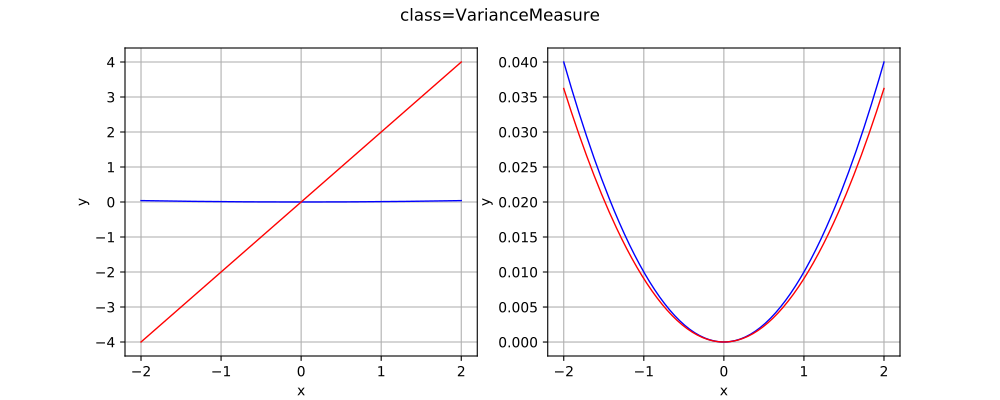

Recreate this plot in Python.
import openturns as ot
import otrobopt
from matplotlib import pyplot as plt
from openturns.viewer import View

thetaDist = ot.Normal(2.0, 0.1)
if 'VarianceMeasure' == 'WorstCaseMeasure':
    thetaDist = ot.Uniform(-1.0, 4.0)
elif 'ChanceMeasure' in 'VarianceMeasure':
    thetaDist = ot.Normal(1.0, 1.0)

f_base = ot.Function(['x', 'theta'], ['y'], ['x*theta'])
f = ot.Function(f_base, [1], thetaDist.getMean())

if 'VarianceMeasure' == 'JointChanceMeasure':
    measure = otrobopt.JointChanceMeasure(f, thetaDist, ot.GreaterOrEqual(), 0.95)
elif 'VarianceMeasure' == 'IndividualChanceMeasure':
    measure = otrobopt.IndividualChanceMeasure(f,thetaDist, ot.GreaterOrEqual(), [0.95])
elif 'VarianceMeasure' == 'MeanStandardDeviationTradeoffMeasure':
    measure =  otrobopt.MeanStandardDeviationTradeoffMeasure(f, thetaDist, [0.8])
elif 'VarianceMeasure' == 'QuantileMeasure':
    measure =  otrobopt.QuantileMeasure(f, thetaDist, 0.99)
else:
    measure = otrobopt.VarianceMeasure(f, thetaDist)

N = 10
experiment = ot.LHSExperiment(N)
factory = otrobopt.MeasureFactory(experiment)
discretizedMeasure = factory.build(measure)

continuous_measure = otrobopt.MeasureFunction(measure)
discretized_measure = otrobopt.MeasureFunction(discretizedMeasure)

x_min = -2.0
x_max = 2.0
n_points = 128

parametric_graph = f.draw(x_min, x_max, n_points)
continuous_graph = continuous_measure.draw(x_min, x_max, n_points)
discretized_graph = discretized_measure.draw(x_min, x_max, n_points)

parametric_curve = parametric_graph.getDrawable(0)
discretized_curve = discretized_graph.getDrawable(0)

left_graph = ot.Graph(continuous_graph)
left_graph.add(parametric_curve)
#left_graph.setLegends(['measure', 'parametric function'])
#left_graph.setLegendPosition('topright')
left_graph.setColors(['blue', 'red'])

right_graph = ot.Graph(continuous_graph)
right_graph.add(discretized_curve)
#right_graph.setLegends(['measure', 'discretized measure'])
#right_graph.setLegendPosition('topright')
right_graph.setColors(['blue', 'red'])

fig = plt.figure(figsize=(10, 4))
plt.suptitle(str(measure))
left_axis = fig.add_subplot(121)
right_axis = fig.add_subplot(122)

View(left_graph, figure=fig, axes=[left_axis], add_legend=False)
View(right_graph, figure=fig, axes=[right_axis], add_legend=False)
